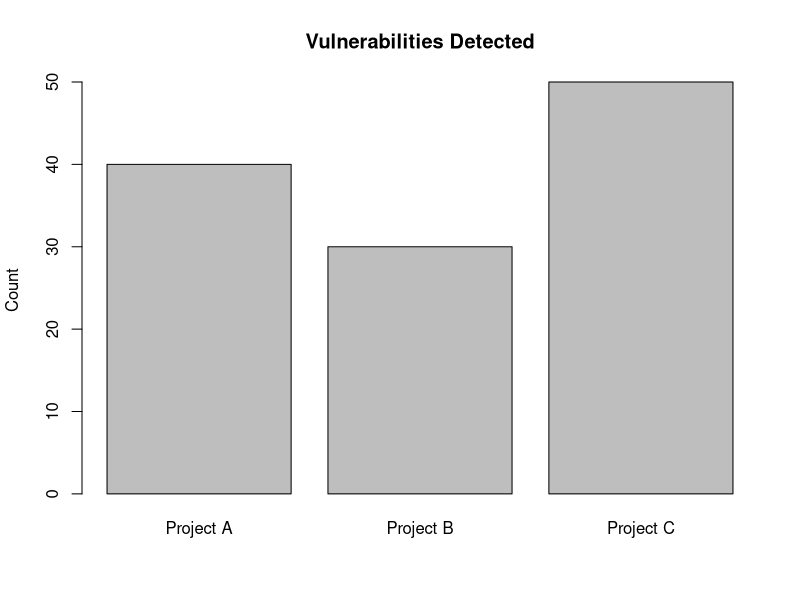

R code for this plot:
# Q33 - DevSecOps Dashboard

project <- c("Project A", "Project B", "Project C")

detected <- c(40, 30, 50)
fixed <- c(35, 20, 45)
incidents <- c(2, 5, 1)
failed_builds <- c(3, 6, 2)
coverage <- c(90, 70, 95)

data <- data.frame(
  Project = project,
  Detected = detected,
  Fixed = fixed,
  Incidents = incidents,
  Failed_Builds = failed_builds,
  Test_Coverage = coverage
)

print(data)

# Remediation rate
data$Remediation_Rate <- data$Fixed / data$Detected * 100

print(data)

# Vulnerabilities graph
barplot(data$Detected,
        names.arg = data$Project,
        main = "Vulnerabilities Detected",
        ylab = "Count")
